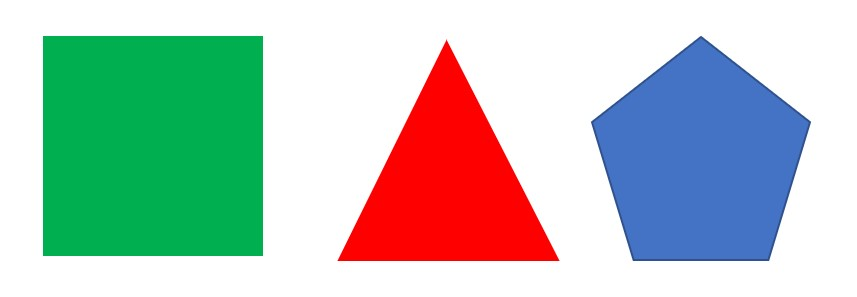
#> input picture Codigo/OpenCV/imagenes/figuras_geometricas4.jpg, 857 x 297 px
$ python identificacion_figuras_geometricas.py
#> lines starting #> are read from the running program, lines starting #| are printed output that depends on the picture; after the words box and inside, x2 and y2 are one past the last pixel; in counts of white or black regions, pixels touching at a corner belong together
import cv2

umbral = 200

porcentaje_error = 0.01

fuente = cv2.FONT_HERSHEY_SIMPLEX
color = (0,0,0)
grosor = 2
escala = 1
texto = ""

img = cv2.imread('../imagenes/figuras_geometricas4.jpg')
#> img is the input picture: shape (297, 857, 3); mean B, G, R 188.8, 196, 180.8

img_byn = cv2.cvtColor(img, cv2.COLOR_BGR2GRAY)
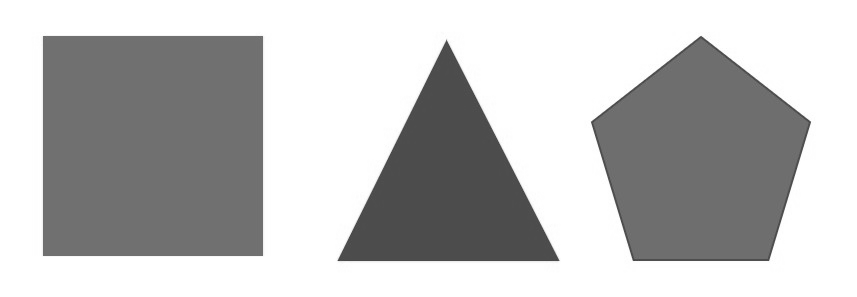
#> img_byn: shape (297, 857); min 62, max 255, mean 190.6
_, img_umbral = cv2.threshold(img_byn, umbral, 255, cv2.THRESH_BINARY_INV)
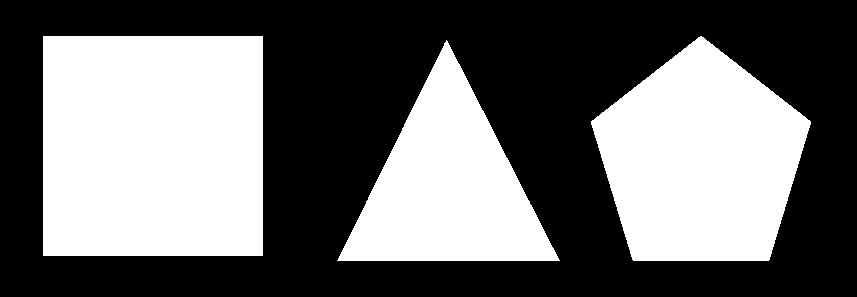
#> img_umbral: shape (297, 857); 42.2% white; 3 white regions

contornos, _ = cv2.findContours(img_umbral, cv2.RETR_LIST, cv2.CHAIN_APPROX_SIMPLE)
#> contornos = 3 contours; box (x1, y1, x2, y2) and area: (43, 36, 263, 256) 47961, (591, 36, 811, 261) 34078, (337, 40, 560, 261) 24365

for contorno in contornos:
    x,y,ancho,alto = cv2.boundingRect(contorno)

    margen_error = porcentaje_error*cv2.arcLength(contorno, True )
    contorno_aprox = cv2.approxPolyDP(contorno, margen_error, True )
    #cv2.drawContours(img, [contorno_aprox], 0, color, grosor)

    if len(contorno_aprox) == 3: texto = "TRIANGULO"
    elif len(contorno_aprox) == 4:texto = "CUADRADO"
    elif len(contorno_aprox) == 5: texto = "PENTAGONO"

    (ancho_texto, alto_texto), _ = cv2.getTextSize(texto, fuente, escala, grosor)
    posicion_x = int(x + (ancho - ancho_texto) / 2)
    posicion_y = int(y + (alto / 2 + alto_texto / 2))

    cv2.putText(img, texto, (posicion_x, posicion_y), fuente, escala, color, grosor)
#> this loop made 3 passes
#> (x, y, ancho, alto, margen_error, contorno_aprox, texto, ancho_texto) on passes 1, 3: (337, 40, 223, 221, 7.54, [[446, 40], [337, 260], [559, 260]], 'TRIANGULO', 169), (43, 36, 220, 220, 8.76, [[43, 36], [43, 255], [262, 255], [262, 36]], 'CUADRADO', 166)
#> (x, y, ancho, alto, margen_error, texto, ancho_texto, posicion_x) on pass 2: (591, 36, 220, 225, 7.37, 'PENTAGONO', 185, 608)
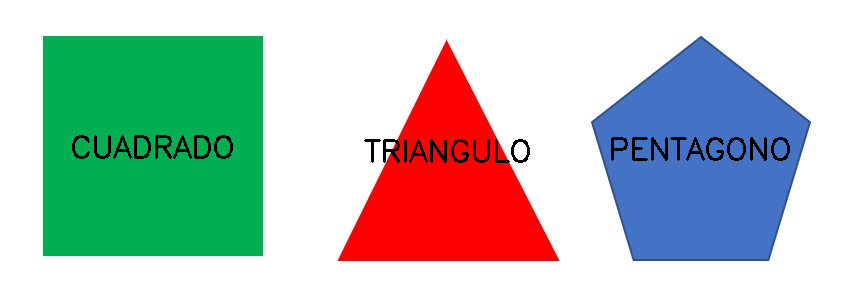
#> img: shape (297, 857, 3); 1.65% of pixels changed, all inside (x1, y1, x2, y2) = (72, 135, 790, 163)

cv2.imshow('Figuras geometricas', img)

cv2.waitKey(0)
cv2.destroyAllWindows()

$ run again, with Codigo/OpenCV/imagenes/figuras_geometricas2.jpg copied over Codigo/OpenCV/imagenes/figuras_geometricas4.jpg
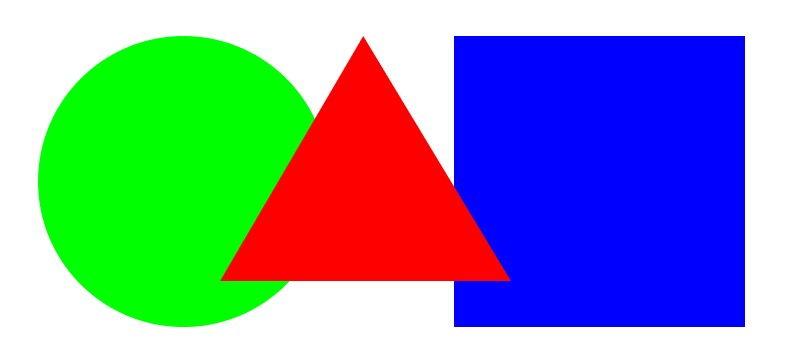
#> input picture Codigo/OpenCV/imagenes/figuras_geometricas2.jpg, 786 x 362 px
#> img is the input picture: shape (362, 786, 3); mean B, G, R 170.6, 149.5, 129.2
#> `img_byn = cv2.cvtColor(img, cv2.COLOR_BGR2GRAY)`:
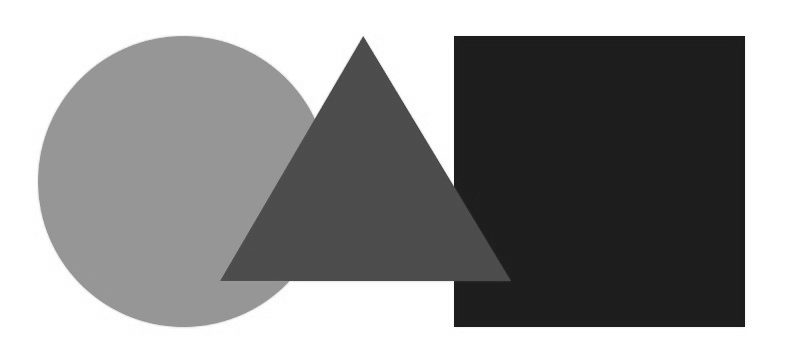
#> img_byn: shape (362, 786); min 23, max 255, mean 145.9
#> `_, img_umbral = cv2.threshold(img_byn, umbral, 255, cv2.THRESH_BINARY_..`:
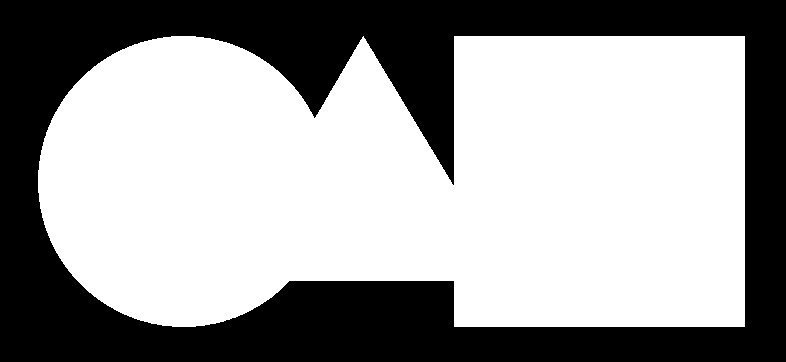
#> img_umbral: shape (362, 786); 61.8% white; 1 black region
#> contornos = 1 contour; box (x1, y1, x2, y2) and area: (38, 36, 745, 327) 174682
#> the loop `for contorno in contornos:` made 1 pass
#> (x, y, ancho, alto, margen_error, ancho_texto, alto_texto, posicion_x) on pass 1: (38, 36, 707, 291, 22.95, 2, 22, 390)

$ run again, with Codigo/OpenCV/imagenes/figuras_geometricas5.jpg copied over Codigo/OpenCV/imagenes/figuras_geometricas4.jpg
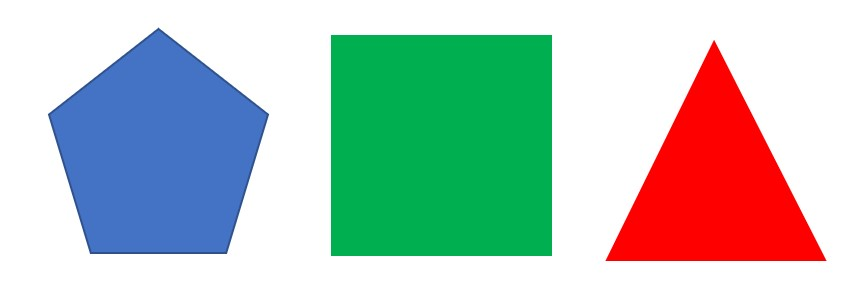
#> input picture Codigo/OpenCV/imagenes/figuras_geometricas5.jpg, 856 x 297 px
#> img is the input picture: shape (297, 856, 3); mean B, G, R 188.5, 195.7, 180.1
#> `_, img_umbral = cv2.threshold(img_byn, umbral, 255, cv2.THRESH_BINARY_..`:
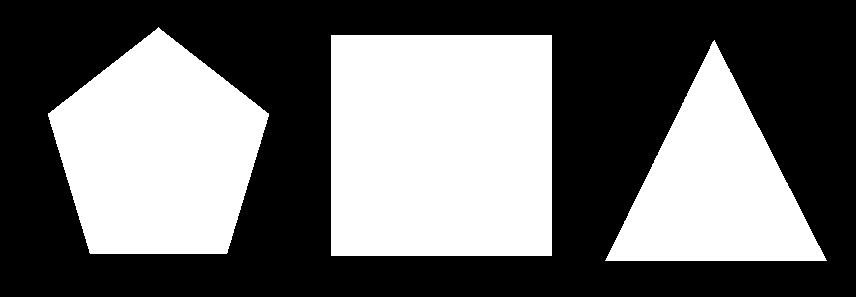
#> img_umbral: shape (297, 856); 42.5% white; 3 white regions
#> contornos = 3 contours; box (x1, y1, x2, y2) and area: (331, 35, 552, 256) 48400, (48, 27, 269, 254) 34389, (605, 40, 827, 261) 24258
#> the loop `for contorno in contornos:` made 3 passes
#> (x, y, ancho, alto, margen_error, contorno_aprox, texto, ancho_texto) on passes 1 to 2: (605, 40, 222, 221, 7.53, [[714, 40], [605, 260], [826, 260]], 'TRIANGULO', 169), (331, 35, 221, 221, 8.8, [[331, 35], [331, 255], [551, 255], [551, 35]], 'CUADRADO', 166)
#> after the loop `for contorno in contornos:`:
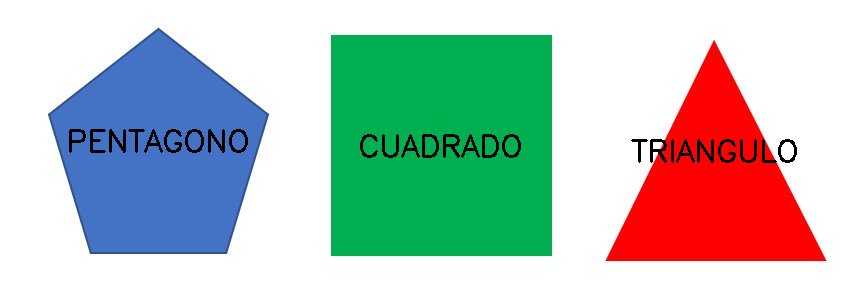
#> img: shape (297, 856, 3); 1.65% of pixels changed, all inside (x1, y1, x2, y2) = (69, 129, 797, 163)
